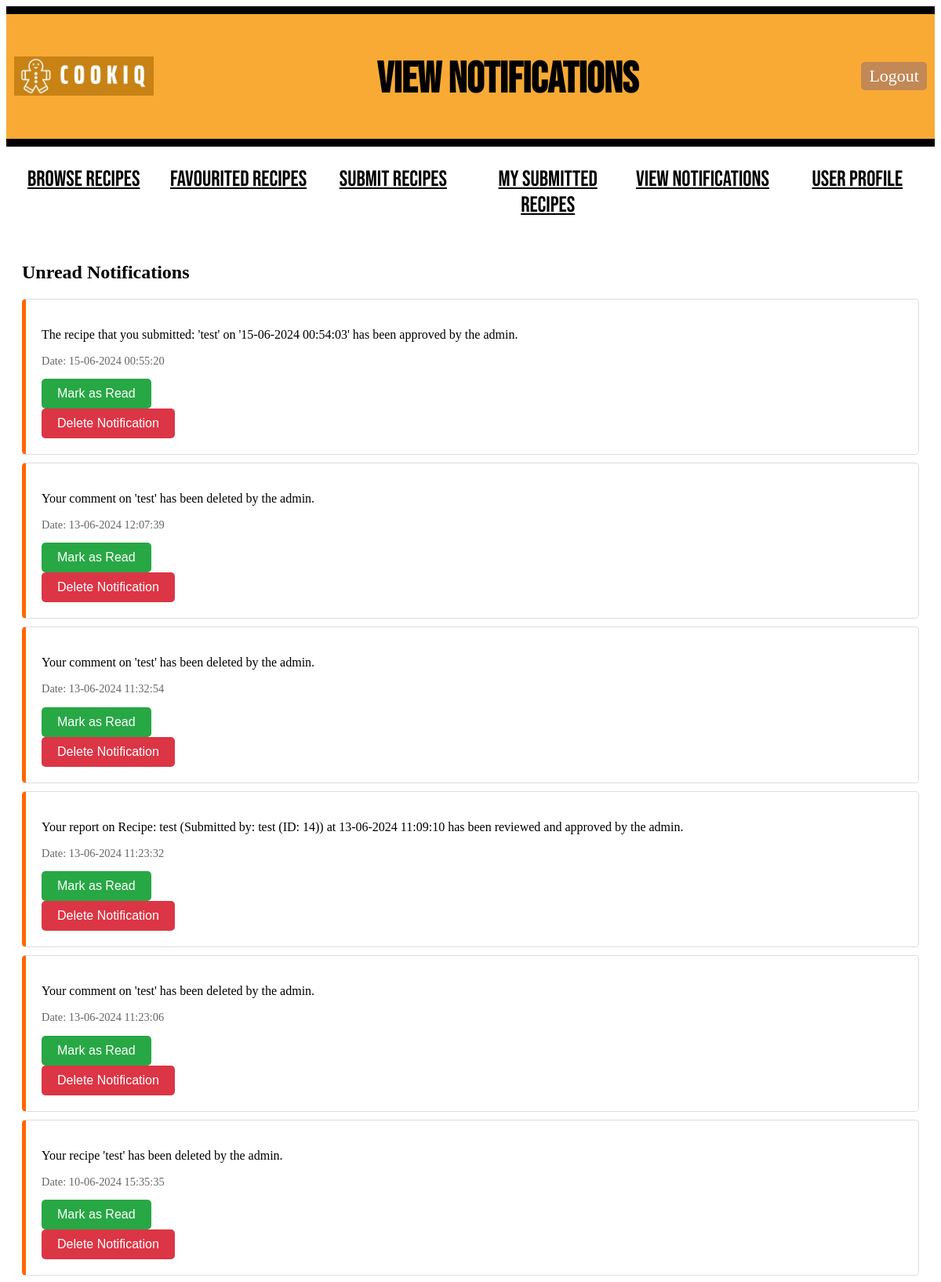
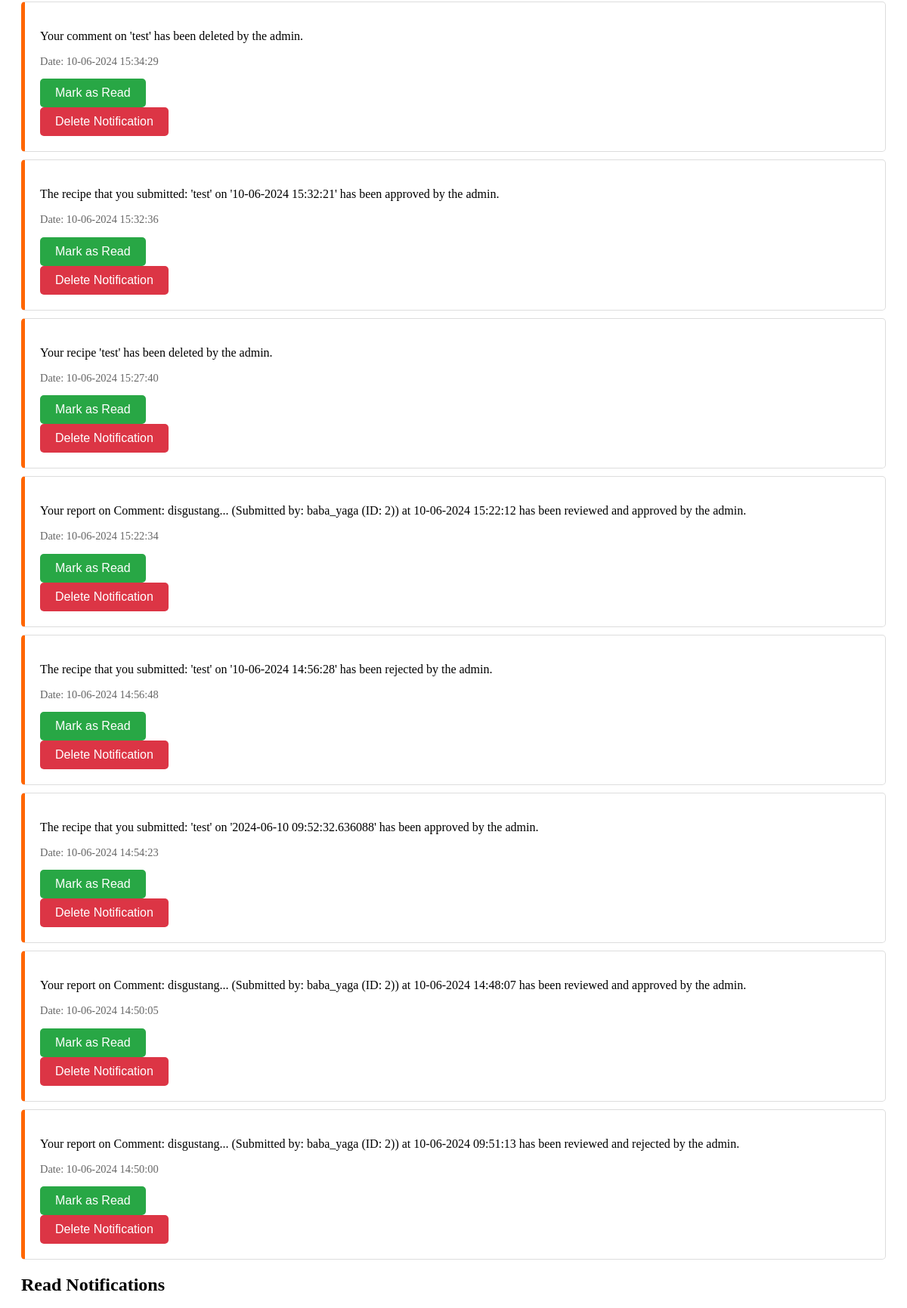
The page /user/1/notifications (signed in, upper part) on the database its author committed (2 pictures, top to bottom).
### models.py (models this page shows)
class Notification(db.Model):
    id = db.Column(db.Integer, primary_key=True)
    user_id = db.Column(db.Integer, db.ForeignKey('user.id', name='fk_notification_user'), nullable=False)
    message = db.Column(db.String(255), nullable=False)
    timestamp = db.Column(db.DateTime(timezone=True), default=lambda: datetime.now(timezone('Asia/Kuala_Lumpur')))
    read = db.Column(db.Boolean, default=False)
    user = db.relationship('User', back_populates='notifications', overlaps="notifications,user_notifications")

### main.py (the view)
@app.route('/user/<int:user_id>/notifications')
def view_notifications(user_id):
    if "user_id" not in session or session["user_id"] != user_id:
        return redirect(url_for("login"))
    user = User.query.get_or_404(user_id)
    unread_notifications = Notification.query.filter_by(user_id=user_id, read=False).order_by(Notification.timestamp.desc()).all()
    read_notifications = Notification.query.filter_by(user_id=user_id, read=True).order_by(Notification.timestamp.desc()).all()
    return render_template('notifications.html', user=user, unread_notifications=unread_notifications, read_notifications=read_notifications)

### templates/notifications.html (shortened to what this page needs)
<!DOCTYPE html>
<html>
<head>
    <link rel="stylesheet" type="text/css" href="{{ url_for('static', filename='style.css') }}">
</head>
<body>
    <div class="header">
        <div class="logo-container">
            <img style="height: 50px; padding-bottom: 30px;" src="{{ url_for('static', filename='Logo_CookiQ.jpeg') }}" alt="Logo_CookiQ">
        </div>
        <h1 class="title">View Notifications</h1>
        <a href="{{ url_for('logout') }}" class="LogOutButton">Logout</a>
    </div>
    {% include '_flashes.html' %}
    <div class="classification">
        <ul>
            <li><a href="{{ url_for('browse_recipes', user_id=user.id) }}" class="nav-button">Browse Recipes</a></li>
            <li><a href="{{ url_for('favouritedrecipe', user_id=user.id) }}" class="nav-button">Favourited Recipes</a></li>
            <li><a href="{{ url_for('recipesubmission', user_id=user.id) }}" class="nav-button">Submit Recipes</a></li>
            <li><a href="{{ url_for('submitted_recipes', user_id=user.id) }}" class="nav-button">My Submitted Recipes</a></li>
            <li><a href="{{ url_for('view_notifications', user_id=user.id) }}" class="nav-button">View Notifications</a></li>
            <li><a href="{{ url_for('user_profile', user_id=user.id) }}" class="nav-button">User Profile</a></li>
        </ul>
    </div>
    <div class="notifications-container">
        <h2>Unread Notifications</h2>
        <ul class="notification-list">
            {% for notification in unread_notifications %}
            <li class="notification-item unread">
                <p>{{ notification.message }}</p>
                <p class="timestamp">Date: {{ notification.timestamp.strftime('%d-%m-%Y %H:%M:%S') }}</p>
                <div class="notification-actions">
                    <form action="{{ url_for('mark_notification_as_read', notification_id=notification.id, user_id=user.id) }}" method="POST">
                        <button type="submit" class="btn-mark-read">Mark as Read</button>
                    </form>
                    <form action="{{ url_for('delete_notification', user_id=user.id, notification_id=notification.id) }}" method="POST">
                        <button type="submit" class="btn-delete-notif" onclick="return confirm('Are you sure you want to delete this notification?')">Delete Notification</button>
                    </form>
                </div>
            </li>
            {% endfor %}
        </ul>
        <h2>Read Notifications</h2>
    </div>
</body>
</html>

### static/style.css (style rules this page uses)
.header { display: flex; align-items: center; justify-content: space-between; background-color: #f8aa35; border-top: 10px solid #000; border-bottom: 10px solid #000; margin-bottom: 20px; padding: 5px 10px; }
.logo-container { display: flex; align-items: center; margin-top: 30px; }
.title { font-family: 'Bebas Neue', sans-serif; font-size: 55px; color: rgb(0, 0, 0); margin-top: 45px; }
.nav-button { border: none; color: rgb(0, 0, 0); }
.MainButton, .HomeButton, .LogOutButton { padding: 5px 10px; border-radius: 5px; background-color: #c28855; color: #fff; font-size: 22px; font-weight: 300; cursor: pointer; text-decoration: none; left: 20px; }
.classification ul { text-align: center; display: flex; padding-top: 5px; padding-left: 0px; }
.classification li { font-family: 'Bebas Neue', sans-serif; font-size: 28px; font-weight: 300; text-transform: uppercase; display: inline-block; width: 100%; }
.notifications-container { padding: 20px; }
.notification-list { list-style-type: none; padding: 0; }
.notification-item { background-color: white; margin: 10px 0; padding: 20px; border: 1px solid #ddd; border-radius: 5px; transition: box-shadow 0.3s; }
.notification-item.unread { border-left: 5px solid #ff6600; }
.timestamp { font-size: 0.9em; color: #666; }
.notification-actions { margin-top: 10px; }
.btn-mark-read, .btn-mark-unread, .btn-delete-notif { border: none; padding: 10px 20px; cursor: pointer; font-size: 1em; border-radius: 5px; transition: background-color 0.3s; }
.btn-mark-read { background-color: #28a745; color: white; }
.btn-delete-notif { background-color: #dc3545; color: white; }

### rows shown on the page
Notification: message "The recipe that you submitted: 'test' on '15-06-2024 00:54:03' has been approved by the admin.", timestamp "15-06-2024 00:55:20"
Notification: message "Your comment on 'test' has been deleted by the admin.", timestamp "13-06-2024 12:07:39"
Notification: message "Your comment on 'test' has been deleted by the admin.", timestamp "13-06-2024 11:32:54"
Notification: message "Your report on Recipe: test (Submitted by: test (ID: 14)) at 13-06-2024 11:09:10 has been reviewed and approved by the admin.", timestamp "13-06-2024 11:23:32"
Notification: message "Your comment on 'test' has been deleted by the admin.", timestamp "13-06-2024 11:23:06"
Notification: message "Your recipe 'test' has been deleted by the admin.", timestamp "10-06-2024 15:35:35"
Notification: message "Your comment on 'test' has been deleted by the admin.", timestamp "10-06-2024 15:34:29"
Notification: message "The recipe that you submitted: 'test' on '10-06-2024 15:32:21' has been approved by the admin.", timestamp "10-06-2024 15:32:36"
Notification: message "Your recipe 'test' has been deleted by the admin.", timestamp "10-06-2024 15:27:40"
Notification: message "Your report on Comment: disgustang... (Submitted by: baba_yaga (ID: 2)) at 10-06-2024 15:22:12 has been reviewed and approved by the admin.", timestamp "10-06-2024 15:22:34"
Notification: message "The recipe that you submitted: 'test' on '10-06-2024 14:56:28' has been rejected by the admin.", timestamp "10-06-2024 14:56:48"
Notification: message "The recipe that you submitted: 'test' on '2024-06-10 09:52:32.636088' has been approved by the admin.", timestamp "10-06-2024 14:54:23"
Notification: message "Your report on Comment: disgustang... (Submitted by: baba_yaga (ID: 2)) at 10-06-2024 14:48:07 has been reviewed and approved by the admin.", timestamp "10-06-2024 14:50:05"
Notification: message "Your report on Comment: disgustang... (Submitted by: baba_yaga (ID: 2)) at 10-06-2024 09:51:13 has been reviewed and rejected by the admin.", timestamp "10-06-2024 14:50:00"
